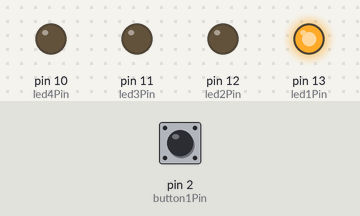
The sketch below on a simulated Arduino Uno, built with avr-gcc and run on an emulated ATmega328P. On the bench: output pins drawn as LEDs (lit = HIGH). The test bench sets the inputs (shaded band); at power-on: pin 2 (button1Pin) HIGH. What the sketch prints to the serial monitor is not drawn.

Above: at 0.1 s.
At 1.2 s:
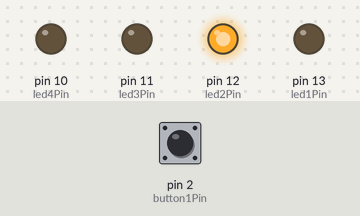
1.3 s: pin 2 (button1Pin) pulled LOW for 3.2 s
At 2.6 s:
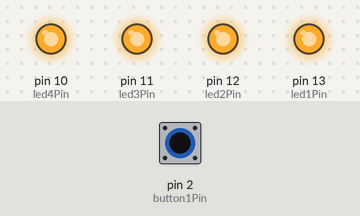
Timing chart, 0 to 16.5 s (numbered marks = the images above; inputs shaded):
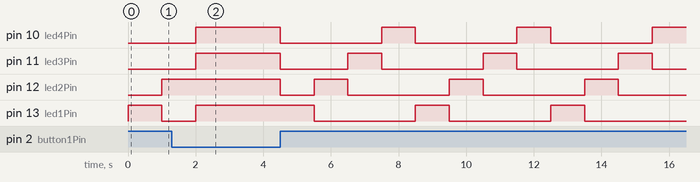

Measured:
- by itself, pin 10 (led4Pin), pin 13 (led1Pin): repeats every 4.0 s: LOW 3.0 s, HIGH 1.0 s
- by itself, pin 12 (led2Pin): repeats every 4.0 s: HIGH 1.0 s, LOW 3.0 s

The sketch:

Lab_SI_3_3.ino
```cpp
int button1Pin = 2;
int led1Pin = 13;
int led2Pin = 12;
int led3Pin = 11;
int led4Pin = 10;

int onoff = 0;
volatile byte state = HIGH;

void setup() {
  pinMode(led1Pin, OUTPUT);
  pinMode(led2Pin, OUTPUT);
  pinMode(led3Pin, OUTPUT);
  pinMode(led4Pin, OUTPUT);
  pinMode(button1Pin, INPUT_PULLUP);
  Serial.begin(115200);
  attachInterrupt(digitalPinToInterrupt(button1Pin), blink1, CHANGE);
}

void blink1()
{
  state = !state;
}

void loop() {
  if (state == LOW) {
    Serial.println("on");
    digitalWrite(led1Pin, HIGH);
    digitalWrite(led2Pin, HIGH);
    digitalWrite(led3Pin, HIGH);
    digitalWrite(led4Pin, HIGH);
    onoff = 1;
  }
  else if (state == HIGH) {
    if (onoff = 1) {
      digitalWrite(led1Pin, LOW);
      digitalWrite(led2Pin, LOW);
      digitalWrite(led3Pin, LOW);
      digitalWrite(led4Pin, LOW);
      onoff = 0;
    }

    digitalWrite(led1Pin, HIGH);
    delay(1000);

    if (state == LOW) return;
    digitalWrite(led1Pin, LOW);
    digitalWrite(led2Pin, HIGH);
    delay(1000);

    if (state == LOW) return;
    digitalWrite(led2Pin, LOW);
    digitalWrite(led3Pin, HIGH);
    delay(1000);

    if (state == LOW) return;
    digitalWrite(led3Pin, LOW);
    digitalWrite(led4Pin, HIGH);
    delay(1000);

    if (state == LOW) return;
    digitalWrite(led4Pin, LOW);
  }
}
```
